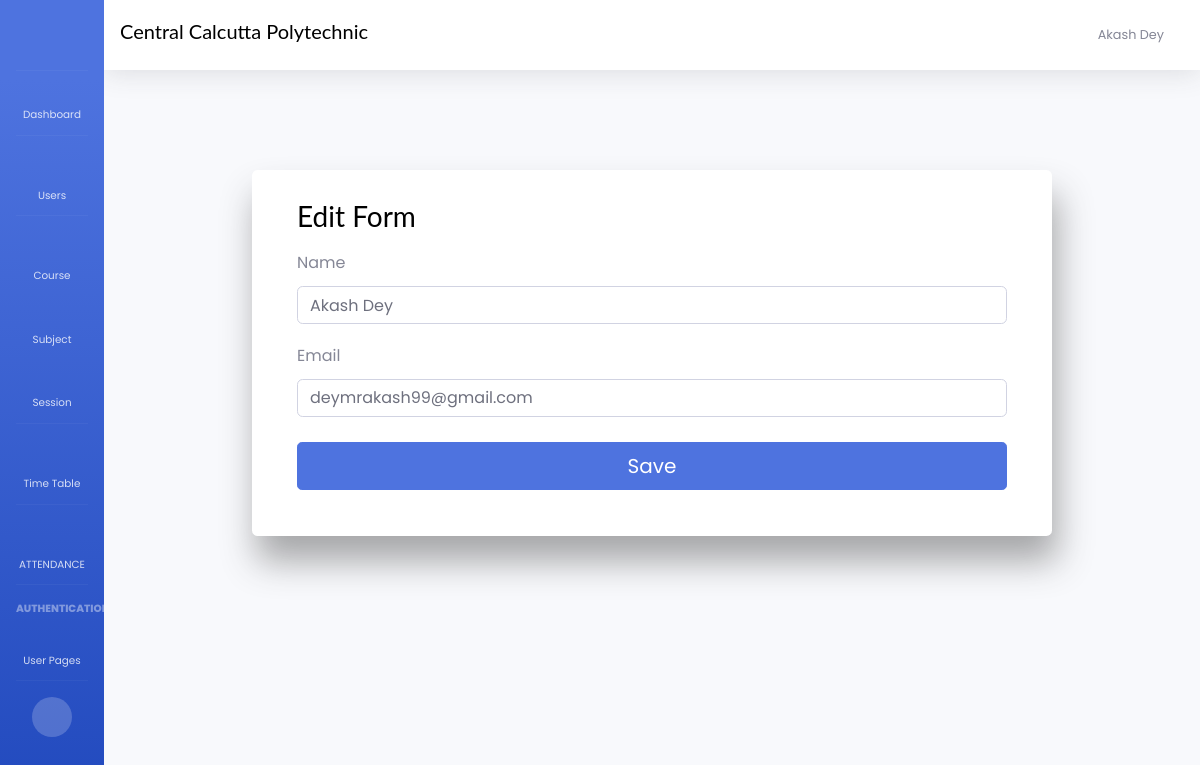
Page /hod/edit (signed in) on the committed database.
### usermodule/models.py (models this page shows, shortened)
class HOD(models.Model):
    hod=models.OneToOneField(CustomUser,on_delete=models.CASCADE, null=True)
    name = models.CharField(max_length=50, blank=True)
    email = models.EmailField(unique=True, blank=True)
    approved = models.BooleanField(default=True)

### datamodule/views.py (the view)
# urls.py: path('hod/edit', d_views.HOD_Edit, name="hodEdit"),
@login_required(login_url="/login")
def HOD_Edit(request):
    if check_approve(request):
        return redirect("waiting_student")
    user = request.user
    if int(user.user_type) != 1:
        return redirect("index")
    else:
        hod = HOD.objects.filter(hod=user, approved=True).first()
        if request.method == "POST":
            form_data = request.POST
            hod.name = form_data["Name"]
            hod.email = form_data["Email"]
            hod.save()
            messages.success(request, "Profile Updated successfully")
            return redirect("index")
        else:
            data = {
                "user": hod,
                "usertype": usertypedata[int(user.user_type)],
                "Name": hod.name,
                "Email": hod.email,
            }
        return render(request, "hodEdit.html", data)

### datamodule/views.py (called while the page is built)
def check_approve(request):
    user = request.user
    if int(user.user_type) == 1:
        User = HOD.objects.filter(hod=user).first()
    elif int(user.user_type) == 2:
        User = Staff.objects.filter(staff=user).first()
    elif int(user.user_type) == 3:
        User = Student.objects.filter(student=user).first()
    return User.approved==False

### templates/hodEdit.html (shortened to what this page needs)
{% extends "base/base1.html" %}
{% block main %}
<div class="container">
    <div class="wrapper rounded bg-white">
        <div class="h3">Edit Form</div>
        <form class="form"  enctype="multipart/form-data" method="post">
            <div class="form-group">
                <div class="row">
                    <div class="col-md-12 mt-md-0 mt-3">
                        <label for="Name">Name</label>
                        <input type="text" class="form-control" id="Name" name="Name" value="{{ Name }}" required>
                    </div>
                </div>
                <div class="row">
                    <div class="col-md-12 mt-md-0 mt-3">
                        <label for="Email">Email</label>
                        <input type="email" class="form-control" id="Email" name="Email" value="{{ Email }}" required>
                    </div>
                </div>
                <div class="d-flex justify-content-center ">
                    <button type="submit" class="btn btn-primary mt-3 btn-block btn-lg gradient-custom-4 ">Save</button>
                </div>
            </div>
        </form>
    </div>
</div>
{% endblock main %}

### templates/base/base1.html (shortened to what this page needs)
<!DOCTYPE html>
{% load static %}
<html lang="en">
<head>
    <link href="https://cdn.jsdelivr.net/npm/bootstrap@5.3.3/dist/css/bootstrap.min.css" rel="stylesheet">
    <link href="{% static 'css/bootstrap.min.css' %}" rel="stylesheet">
    <link href="{% static 'css/bootstrap.css' %}" rel="stylesheet">
    <link href="{% static 'vendor/fontawesome-free/css/all.min.css' %}" rel="stylesheet" type="text/css">
    <link href="{% static 'css/calender.css' %}" rel="stylesheet">
    <link href="{% static 'css/register.css' %}" rel="stylesheet">
    <link href="{% static 'css/sb-admin-2.min.css' %}" rel="stylesheet">
</head>
<body id="page-top" class="sidebar-toggled">
    <div id="wrapper">
        <ul class="navbar-nav bg-gradient-primary sidebar sidebar-dark accordion toggled" id="accordionSidebar">
            <a class="sidebar-brand d-flex align-items-center justify-content-center" href="{% url 'index' %}">
                <div class="sidebar-brand-icon rotate-n-15">
                    <i class="fas fa-laugh-wink"></i>
                </div>
            </a>
            <hr class="sidebar-divider my-0">
            <li class="nav-item">
                <a class="nav-link" href="{% url 'index' %}">
                    <i class="fas fa-fw fa-tachometer-alt"></i>
                    <span>Dashboard</span></a>
            </li>
            <hr class="sidebar-divider">
            {% if usertype == "HOD"  %}
            <li class="nav-item">
                <a class="nav-link collapsed" href="#" data-toggle="collapse" data-target="#collapseTwo"
                    aria-expanded="true" aria-controls="collapseTwo">
                    <i class="fas fa-user fa-sm fa-fw mr-2 text-gray-400"></i>
                    <span>Users</span>
                </a>
            </li>
            <hr class="sidebar-divider">
            <li class="nav-item">
                <a class="nav-link collapsed" href="#" data-toggle="collapse" data-target="#collapseFive"
                    aria-expanded="true" aria-controls="collapseFive">
                    <i class="fas fa-fw fa-cog"></i>
                    <span>Course</span>
                </a>
            </li>
            <li class="nav-item">
                <a class="nav-link collapsed" href="#" data-toggle="collapse" data-target="#collapseSix"
                    aria-expanded="true" aria-controls="collapseSix">
                    <i class="fas fa-fw fa-cog"></i>
                    <span>Subject</span>
                </a>
            </li>
            <li class="nav-item">
                <a class="nav-link collapsed" href="#" data-toggle="collapse" data-target="#collapseSeven"
                    aria-expanded="true" aria-controls="collapseSeven">
                    <i class="fas fa-fw fa-cog"></i>
                    <span>Session</span>
                </a>
            </li>
            <hr class="sidebar-divider">
            <li class="nav-item">
                <a class="nav-link collapsed" href="#" data-toggle="collapse" data-target="#collapse1"
                    aria-expanded="true" aria-controls="collapse1">
                    <i class="fas fa-fw fa-cog"></i>
                    <span>Time Table</span>
                </a>
            </li>
            <hr class="sidebar-divider">
             <li class="nav-item">
                <a class="nav-link collapsed" href="#" data-toggle="collapse" data-target="#collapsesix"
                    aria-expanded="true" aria-controls="collapsesix">
                    <i class="fas fa-fw fa-cog"></i>
                    <span>ATTENDANCE</span>
                </a>
            </li>
            <hr class="sidebar-divider">
            <div class="sidebar-heading">
                AUTHENTICATION
            </div>
            <li class="nav-item">
                <a class="nav-link collapsed" href="#" data-toggle="collapse" data-target="#collapsePages" aria-expanded="true"
                    aria-controls="collapsePages">
                    <i class="fas fa-fw fa-folder"></i>
                    <span>User Pages</span>
                </a>
            </li>
            {% endif %}
            <hr class="sidebar-divider d-none d-md-block">
            <div class="text-center d-none d-md-inline">
                <button class="rounded-circle border-0" id="sidebarToggle"></button>
            </div>
        </ul>
        <div id="content-wrapper" class="d-flex flex-column">
            <div id="content">
                <nav class="navbar navbar-expand navbar-light bg-white topbar mb-4 static-top shadow">
                    <h5>Central Calcutta Polytechnic</h5>
                    <ul class="navbar-nav ml-auto">
                        <li class="nav-item dropdown no-arrow">
                            <a class="nav-link dropdown-toggle" href="#" id="userDropdown" role="button"
                                data-toggle="dropdown" aria-haspopup="true" aria-expanded="false">
                                {%if usertype == 'HOD' %}
                                <span class="mr-2 d-none d-lg-inline text-gray-600 small">{{user.name}}</span>
                                {% else %}
                                <span class="mr-2 d-none d-lg-inline text-gray-600 small">{{user.name}}</span>
                                <img class="img-profile rounded-circle"
                                src="{{ user.photo.url }}">
                                {% endif %}
                            </a>
                        </li>
                    </ul>
                </nav>
                <div class="container-fluid">
                    {% block main %}
                    {% endblock main %}
                </div>
            </div>
        </div>
    </div>
</body>
</html>

### static/css/register.css (style rules this page uses)
* { margin: 0; padding: 0; box-sizing: border-box; font-family: 'Poppins', sans-serif; }
body { background: linear-gradient(165deg, #d6609e, #2ce8e8); min-height: 100vh; }
.wrapper { max-width: 800px; margin: 80px auto; padding: 30px 45px; box-shadow: 5px 25px 35px #3535356b; }
.wrapper label { display: block; padding-bottom: 0.2rem; }
.wrapper .form .row { padding: 0.6rem 0; }
.wrapper .form .row .form-control { box-shadow: none; }
.wrapper { margin-top: 100px; }

### rows in the picture
HOD: name "Akash Dey", Name "Akash Dey", Email "deymrakash99@gmail.com"
